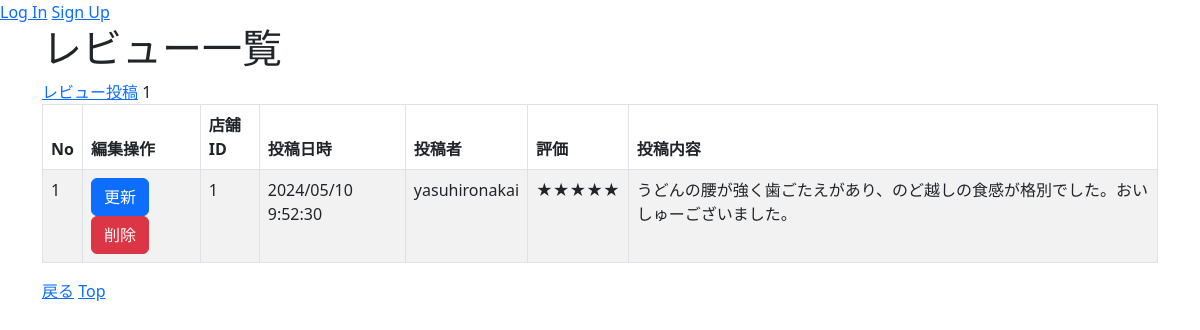
The page /main/reviewlist/1 on the database as committed earlier.
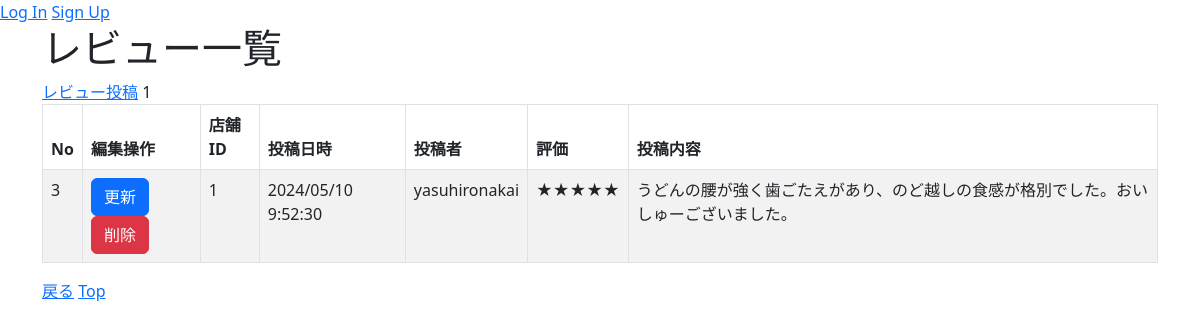
The same page on the database as committed later.
### main/models.py (models this page shows, shortened)
class Review(models.Model):
    restaurantid =models.PositiveIntegerField(default=0)
    datetime = models.CharField(max_length=200)
    username = models.CharField(max_length=200)
    evaluation = models.CharField(max_length=10)
    postcontent = models.CharField(max_length=2000)

### main/views.py (the view)
# urls.py: path('main/reviewlist/<int:pk>',views.ReviewListView.as_view(), name="review_list"),
class ReviewListView(ListView):
    model = Review
    paginate_by = 5
    template_name = 'main/Review_List.html'
    def get_queryset(self):
        pk = self.kwargs['pk']
        if pk is None:
            pk = self.request.GET.get('restaurantid')
        queryset = Review.objects.filter( Q( restaurantid = pk))
        return queryset
    def get_context_data(self, **kwargs):
        restaurantid = self.kwargs['pk']
        context = super(ReviewListView, self).get_context_data(**kwargs)
        context.update({
            'restaurantid': restaurantid,
        })
        return context

### main/templates/main/Review_List.html (shortened to what this page needs)
{% extends "base.html" %}
{% block content %}
<h1>レビュー一覧</h1>
<a href="{% url 'review_create' %}?keyword={{ keyword }}&category={{ category }}&restaurantid={{ restaurantid }}">レビュー投稿</a>
<table class="table table-striped table-hover table-bordered">
    <thead>
        <tr>
            <th>No</th>
            <th>編集操作</th>
            <th>店舗ID</th>
            <th>投稿日時</th>
            <th>投稿者</th>
            <th>評価</th>
            <th>投稿内容</th>
        </tr>
    </thead>
    {% for Review in object_list %}
    <tr>
        <td>{{ Review.id }} </td>
        <td>
            <button class="btn btn-primary" onclick="location.href='{% url 'review_update' pk=Review.pk %}'">更新</button>
            <button class="btn btn-danger" onclick="location.href='{% url 'review_delete' pk=Review.pk %}'">削除</button>
        </td>
        <td>{{ Review.restaurantid }} </td>
        <td>{{ Review.datetime }} </td>
        <td>{{ Review.username }} </td>
        <td>{{ Review.evaluation }} </td>
        <td>{{ Review.postcontent }} </td>
    </tr>
    {% endfor %}
</table>
<a href="{% url 'restaurant_detail' restaurantid %}?keyword={{ keyword }}&category={{ category }}&restaurantid={{ restaurantid }}">戻る</a>
<a href="{% url 'top' %}">Top</a><br>
{% endblock %}

Rows that differ between the two databases and show on the page:
removed Review: id "1", restaurantid "1", datetime "2024/05/10 9:52:30", username "yasuhironakai", evaluation "★★★★★", postcontent "うどんの腰が強く歯ごたえがあり、のど越しの食感が格別でした。おいしゅーございました。"
added Review: id "3", restaurantid "1", datetime "2024/05/10 9:52:30", username "yasuhironakai", evaluation "★★★★★", postcontent "うどんの腰が強く歯ごたえがあり、のど越しの食感が格別でした。おいしゅーございました。"
